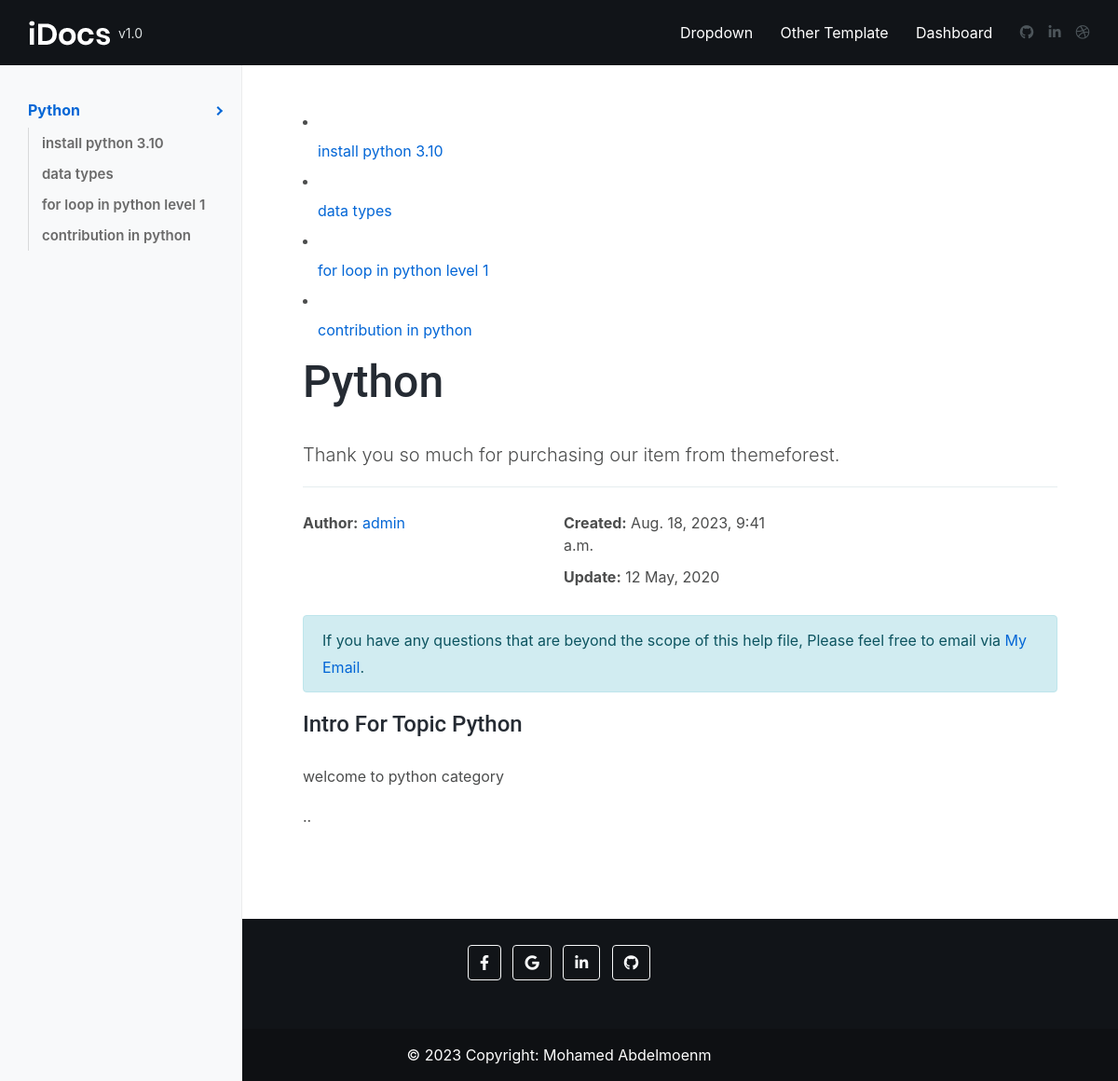
Page /category/1 on the committed database.
### docs_app/models.py (models this page shows, shortened)
class Category(models.Model):
    name = models.CharField(_('Name'),max_length=100)
    intro = RichTextField(_('Intro'))
    author = models.ForeignKey(User, on_delete=models.SET_NULL, null=True, related_name='category_author', verbose_name=_('Author'))
    created_at = models.DateTimeField(_('Created AT'),default= timezone.now)

class Document(models.Model):
    category = models.ForeignKey(Category, on_delete=models.CASCADE, related_name='document_user' , verbose_name=_('Document'))
    title = models.CharField(_('Title'),max_length=100)
    content = RichTextField(_('Content'))
    video = models.FileField(_('Video'), upload_to='document_videos/', blank=True, null=True)
    author = models.ForeignKey(User, on_delete=models.SET_NULL, null=True, related_name='document_author', verbose_name=_('Author'))
    created_at = models.DateTimeField(_('Created AT'),default= timezone.now)

### docs_app/views.py (the view)
# urls.py: path('category/<int:id>', Document_List, name='document_list'),
def Document_List(request, id):
    data = Category.objects.get(id=id)
    documents = Document.objects.filter(category = data)
    return render(request, 'doc/category_detail.html', {'category':data , 'documents':documents})

### docs_app/templates/doc/category_detail.html (shortened to what this page needs)
{% extends 'base.html' %}
{% block body %}
	<div class="idocs-navigation bg-light">
    <ul class="nav flex-column ">
        <li class="nav-item"><a class="nav-link active" href="#idocs_start">{{category.name}} </a>
          <ul class="nav flex-column">
            {% for document in documents %}
            <li class="nav-item"><a class="nav-link" href="/category/{{category.id}}/document/{{document.id}}">{{document.title}}</a></li>
            {% endfor %}
        </ul>
        </li>
  </div>
    <div class="idocs-content">
      <div class="container">
        <section id="idocs_start">
          {% for document in documents %}
          <li class="nav-item"><a class="nav-link" href="/category/{{category.id}}/document/{{document.id}}">{{document.title}}</a></li>
          {% endfor %}
        <h1>{{category.name|safe}}</h1>
        <p class="lead">Thank you so much for purchasing our item from themeforest.</p>
		<hr>
		<div class="row">
			<div class="col-sm-6 col-lg-4">
				<ul class="list-unstyled">
					<li><strong>Author:</strong> <a href="http://www.harnishdesign.net" target="_blank">{{category.author}}</a></li>
				</ul>
			</div>
			<div class="col-sm-6 col-lg-4">
				<ul class="list-unstyled">
					<li><strong class="font-weight-700">Created:</strong> {{category.created_at}}</li>
					<li><strong>Update:</strong> 12 May, 2020</li>
				</ul>
			</div>
		</div>
        <p class="alert alert-info">If you have any questions that are beyond the scope of this help file, Please feel free to email via <a target="_blank" href="https://mail.google.com/mmohamedabdelm@gmail.com">My Email</a>.</p>
        </section>
        <h4>Intro For Topic {{category.name|safe}}</h2>
					<p>{{category.intro|safe}}..</h3>
      </div>
    </div>
  </div>
  {% endblock body%}

### docs_app/static/assets/css/stylesheet.css (style rules this page uses)
body, html { height: 100%; }
body { background: #dddddd; color: #4c4d4d; }
a, a:focus { color: #0366d6; -webkit-transition: all 0.2s ease; transition: all 0.2s ease; }
p { line-height: 1.8; }
h1, h2, h3, h4, h5, h6 { color: #252b33; line-height: 1.5; margin: 0 0 1.5rem 0; font-family: Roboto, sans-serif; }
h1 { font-size: 3rem; }
dl, ol, ul, pre, blockquote, .table { margin-bottom: 1.8rem; }
.font-weight-700 { font-weight: 700 !important; }
hr { border-top: 1px solid rgba(16, 85, 96, 0.1); }
@media (min-width: 1200px) { .container { max-width: 1170px !important; } }
.idocs-navigation { position: fixed; top: 70px; left: 0; overflow: hidden; overflow-y: auto; width: 260px; height: calc(100% - 70px); z-index: 1; border-right: 1px solid rgba(0, 0, 0, 0.05); transition: all 0.3s; }
.idocs-navigation > .nav { padding: 30px 0; }
.idocs-navigation .nav .nav-item { position: relative; }
.idocs-navigation .nav .nav { margin: 0 0 5px; }
.idocs-navigation .nav .nav-link { position: relative; padding: 6px 30px; line-height: 25px; font-weight: 600; }
.idocs-navigation .nav .nav-item:hover > .nav-link, .idocs-navigation .nav .nav-item .nav-link.active { font-weight: 700; }
.idocs-navigation .nav .nav { display: none; border-left: 1px solid regba(0, 0, 0, 0.3); }
.idocs-navigation .nav .nav .nav-item .nav-link:after { content: ""; position: absolute; left: 30px; height: 100%; border-left: 1px solid rgba(0, 0, 0, 0.12); width: 1px; top: 0; }
.idocs-navigation .nav .nav-item .nav-link.active + .nav { display: block; }
.idocs-navigation .nav .nav .nav-link { color: #6a6a6a; padding: 4px 30px 4px 45px; font-size: 15px; text-transform: none; }
.idocs-navigation > .nav > .nav-item > .nav-link.active:after { position: absolute; content: " "; top: 50%; right: 18px; border-color: #000; border-top: 2px solid; border-right: 2px solid; width: 7px; height: 7px; -webkit-transform: translate(-50%, -50%) rotate(45deg); transform: translate(-50%, -50%) rotate(45deg); -webkit-transition: all 0.2s ease; transition: all 0.2s ease; }
.idocs-content { position: relative; margin-left: 260px; padding: 0px 50px 50px; min-height: 750px; transition: all 0.3s; }
.idocs-content section:first-child { padding-top: 3rem; }
.idocs-content ol li, .idocs-content ul li { margin-top: 10px; }
.nav .nav-item .nav-link { color: #222222; }
.nav:not(.nav-pills) .nav-item .nav-link.active, .nav:not(.nav-pills) .nav-item .nav-link:hover { color: #0366d6; }

### docs_app/templates/base.html (style rules this page uses)
a { text-decoration: none; }

### rows in the picture
Category: name "Python", author "admin", created_at "Aug. 18, 2023, 9:41 a.m.", intro "welcome to python category"
Document: title "install python 3.10"
Document: title "data types"
Document: title "for loop in python level 1"
Document: title "contribution in python"
